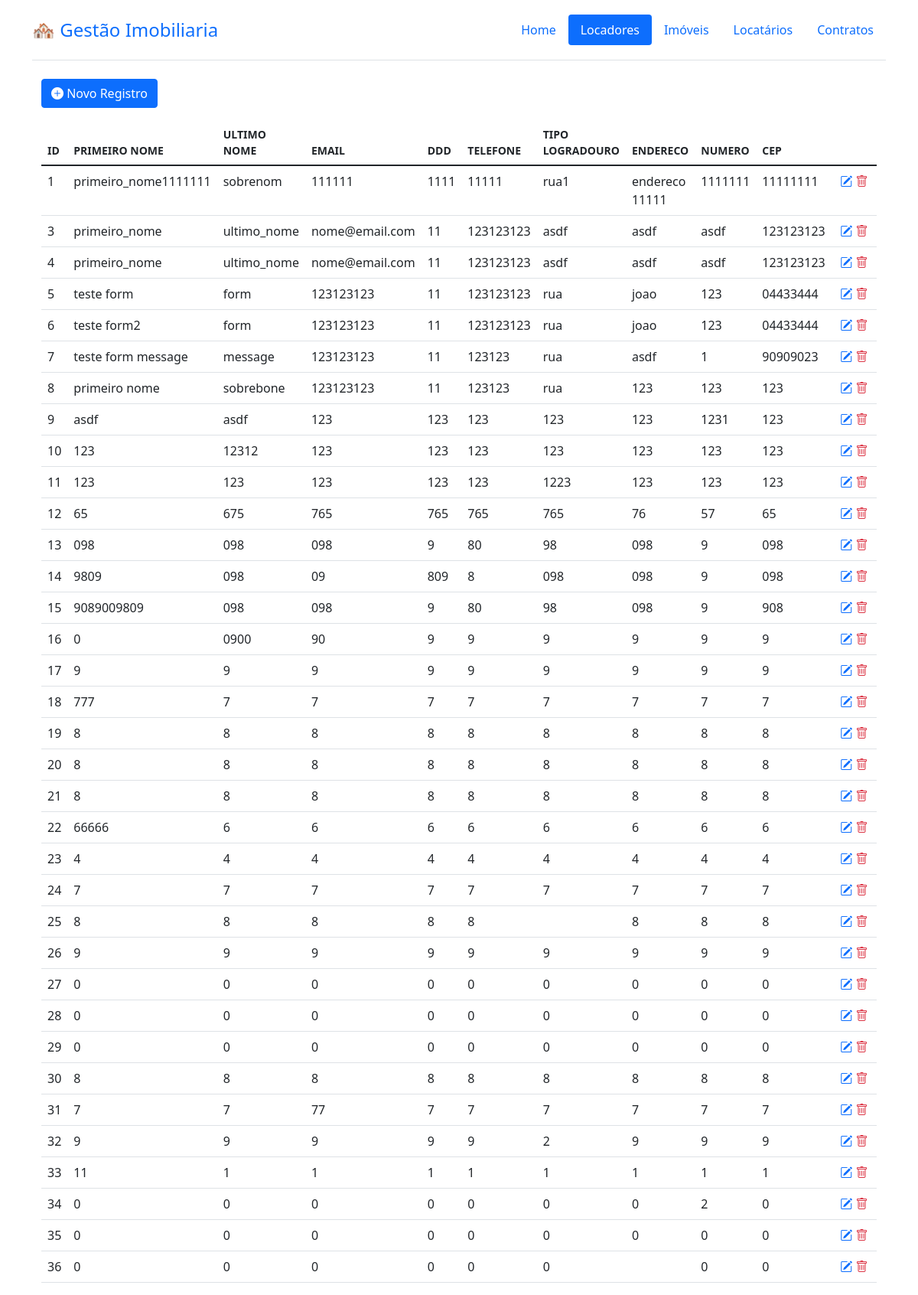
Screenshot of /locador/ with the database file from the repository.
### tables this page shows
CREATE TABLE `locador` (
	`id` integer primary key NOT NULL UNIQUE,
	`primeiro_nome` TEXT NOT NULL,
	`ultimo_nome` TEXT NOT NULL,
	`email` TEXT NOT NULL,
	`ddd` INTEGER NOT NULL,
	`telefone` TEXT NOT NULL,
	`tipo_logradouro` TEXT NOT NULL,
	`endereco` TEXT NOT NULL,
	`numero` INTEGER NOT NULL,
	`cep` TEXT NOT NULL
);

### gestao_imobiliaria/views/locador.py (the view)
@locador.route("/locador/")
def locador_list():
    PAGE_TITLE = "locador"
    db = get_db()
    colunas = get_column_names(db, table="locador")
    dados = db.execute(
        """
        SELECT id, primeiro_nome, ultimo_nome, email, ddd, telefone, tipo_logradouro, endereco, numero, cep
        FROM locador;
        """
    ).fetchall()
    if dados is None:
        dados = []
    return render_template(
        "list.html",
        dados=dados,
        colunas=colunas,
        page_title=PAGE_TITLE,
        blueprint="locador",
    )

### gestao_imobiliaria/db.py (called while the page is built)
def get_db():
    if "db" not in g:
        g.db = sqlite3.connect(
            os.getenv("DATABASE_URL"), detect_types=sqlite3.PARSE_DECLTYPES
        )
        g.db.row_factory = sqlite3.Row
    return g.db

### gestao_imobiliaria/views/utils.py (called while the page is built)
@cache
def get_column_names(db, table):
    cursor = db.execute(f"PRAGMA table_info({table})")
    colunas = [column[1] for column in cursor.fetchall()]
    for i in range(len(colunas)):
        colunas[i] = colunas[i].replace("id_", "")
        colunas[i] = colunas[i].replace("_", " ")
        colunas[i] = colunas[i].upper()
    return colunas

### gestao_imobiliaria/templates/list.html (shortened to what this page needs)
{% extends "base.html" %}
{% block content %}
  <div class="container justify-content-left w-100 position-relative">
    <div class="container-buttons text-start mb-3">
      <a href={{ url_for(blueprint +'.cadastro') }}
        <button type="button" class="btn btn-primary"><i class="bi bi-plus-circle-fill"></i> Novo Registro </button>
      </a>
    </div>
    <table class="table table-hover">
      <thead>
        <tr>
          {% for coluna in colunas %}
            <th scope="col" class="small">{{ coluna }}</th>
          {% endfor %}
          <th scope="col" class="w-auto"></th>
        </tr>
      </thead>
      <tbody>
        {% for dado in dados %}
          <tr>
            {% for value in dado %}
              <td>{{ value }}</td>
            {% endfor %}
            <td class="text-center">
              <a href="{{ url_for(blueprint +'.edit', id=dado.id) }}"><i class="bi bi-pencil-square"></i></a>
              <a href="{{ url_for(blueprint + '.delete', id=dado.id) }}"><i class="bi bi-trash text-danger"></i></a>
            </td>
          </tr>
        {% endfor %}
      </tbody>
    </table>
  </div>
{% endblock %}

### gestao_imobiliaria/templates/base.html (style rules this page uses)
.table td:last-child, .table th:last-child { width: 6%; }

### rows the page displays
locador: dado "1", primeiro_nome "primeiro_nome1111111", ultimo_nome "sobrenom", email "111111", ddd "1111", telefone "11111", tipo_logradouro "rua1", endereco "endereco 11111", numero "1111111", cep "11111111"
locador: dado "3" "11", primeiro_nome "primeiro_nome", ultimo_nome "ultimo_nome", email "nome@email.com", telefone "123123123", tipo_logradouro "asdf", endereco "asdf", numero "asdf", cep "123123123"
locador: dado "4" "11", primeiro_nome "primeiro_nome", ultimo_nome "ultimo_nome", email "nome@email.com", telefone "123123123", tipo_logradouro "asdf", endereco "asdf", numero "asdf", cep "123123123"
locador: dado "5" "11" "123", primeiro_nome "teste form", ultimo_nome "form", email "123123123", telefone "123123123", tipo_logradouro "rua", endereco "joao", cep "04433444"
locador: dado "6" "11" "123", primeiro_nome "teste form2", ultimo_nome "form", email "123123123", telefone "123123123", tipo_logradouro "rua", endereco "joao", cep "04433444"
locador: dado "7" "11" "1", primeiro_nome "teste form message", ultimo_nome "message", email "123123123", telefone "123123", tipo_logradouro "rua", endereco "asdf", cep "90909023"
locador: dado "8" "11" "123", primeiro_nome "primeiro nome", ultimo_nome "sobrebone", email "123123123", telefone "123123", tipo_logradouro "rua", endereco "123", cep "123"
locador: dado "9" "123", primeiro_nome "asdf", ultimo_nome "asdf", email "123", telefone "123", tipo_logradouro "123", endereco "123", numero "1231", cep "123"
locador: dado "10" "123" "123", primeiro_nome "123", ultimo_nome "12312", email "123", telefone "123", tipo_logradouro "123", endereco "123", cep "123"
locador: dado "11" "123" "123", primeiro_nome "123", ultimo_nome "123", email "123", telefone "123", tipo_logradouro "1223", endereco "123", cep "123"
locador: dado "12" "57", primeiro_nome "65", ultimo_nome "675", email "765", ddd "765", telefone "765", tipo_logradouro "765", endereco "76", cep "65"
locador: dado "13" "9" "9", primeiro_nome "098", ultimo_nome "098", email "098", telefone "80", tipo_logradouro "98", endereco "098", cep "098"
locador: dado "14" "8" "9", primeiro_nome "9809", ultimo_nome "098", email "09", ddd "809", tipo_logradouro "098", endereco "098", cep "098"
locador: dado "15" "9" "9", primeiro_nome "9089009809", ultimo_nome "098", email "098", telefone "80", tipo_logradouro "98", endereco "098", cep "908"
locador: dado "16" "0" "9" "9" "9" "9" "9" "9", ultimo_nome "0900", email "90"
locador: dado "17" "9" "9" "9" "9" "9" "9" "9" "9" "9"
locador: dado "18" "7" "7" "7" "7" "7" "7" "7" "7", primeiro_nome "777"
locador: dado "19" "8" "8" "8" "8" "8" "8" "8" "8" "8"
locador: dado "20" "8" "8" "8" "8" "8" "8" "8" "8" "8"
locador: dado "21" "8" "8" "8" "8" "8" "8" "8" "8" "8"
locador: dado "22" "6" "6" "6" "6" "6" "6" "6" "6", primeiro_nome "66666"
locador: dado "23" "4" "4" "4" "4" "4" "4" "4" "4" "4"
locador: dado "24" "7" "7" "7" "7" "7" "7" "7" "7" "7"
locador: dado "25" "8" "8" "8" "8" "8" "8" "8" "8"
locador: dado "26" "9" "9" "9" "9" "9" "9" "9" "9" "9"
locador: dado "27" "0" "0" "0" "0" "0" "0" "0" "0" "0"
locador: dado "28" "0" "0" "0" "0" "0" "0" "0" "0" "0"
locador: dado "29" "0" "0" "0" "0" "0" "0" "0" "0" "0"
locador: dado "30" "8" "8" "8" "8" "8" "8" "8" "8" "8"
locador: dado "31" "7" "7" "7" "7" "7" "7" "7" "7", email "77"
locador: dado "32" "9" "9" "9" "9" "9" "2" "9" "9" "9"
locador: dado "33" "1" "1" "1" "1" "1" "1" "1" "1", primeiro_nome "11"
locador: dado "34" "0" "0" "0" "0" "0" "0" "0" "2" "0"
locador: dado "35" "0" "0" "0" "0" "0" "0" "0" "0" "0"
locador: dado "36" "0" "0" "0" "0" "0" "0" "0" "0"

### other values shown
{{ coluna }} "ID" "PRIMEIRO NOME" "ULTIMO NOME" "EMAIL" "DDD" "TELEFONE" "TIPO LOGRADOURO" "ENDERECO" "NUMERO" "CEP"
